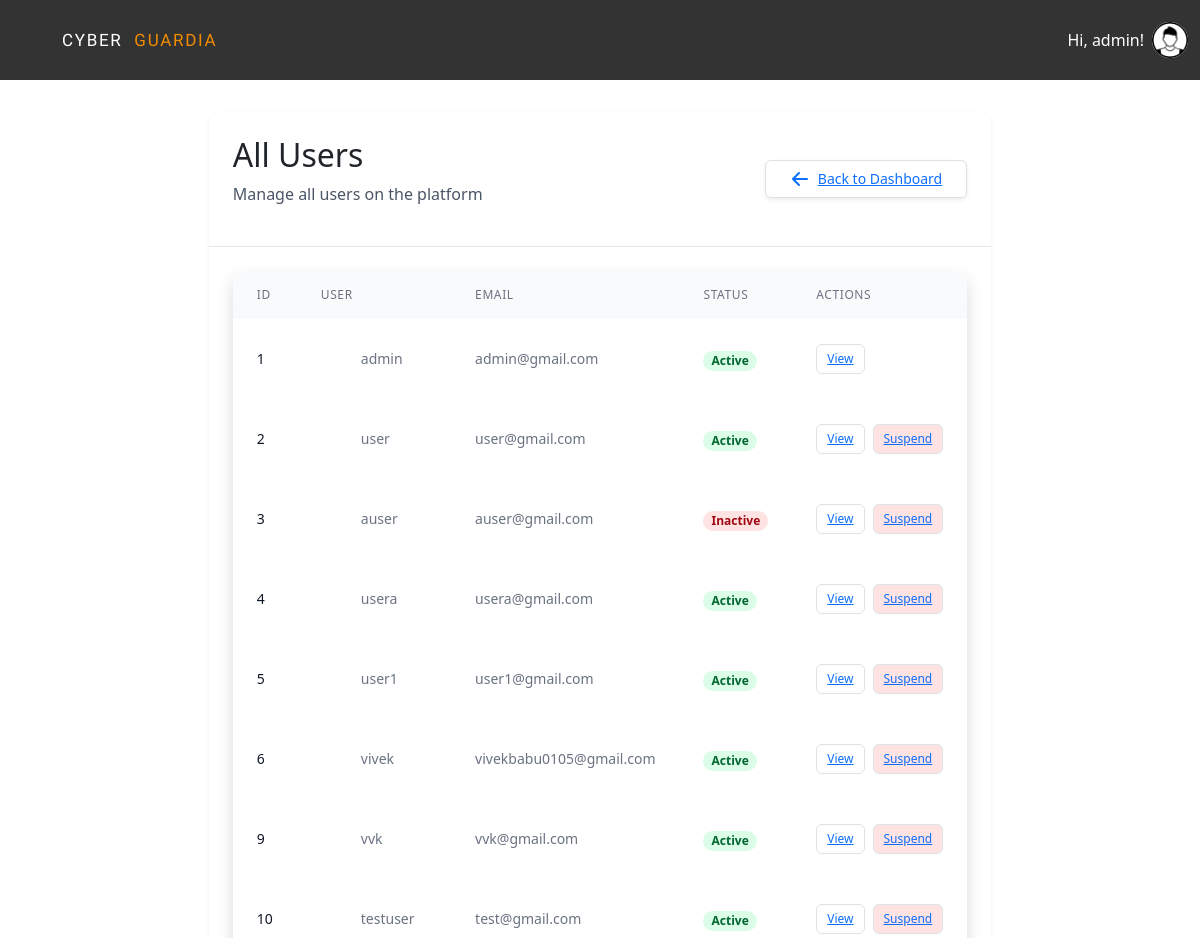
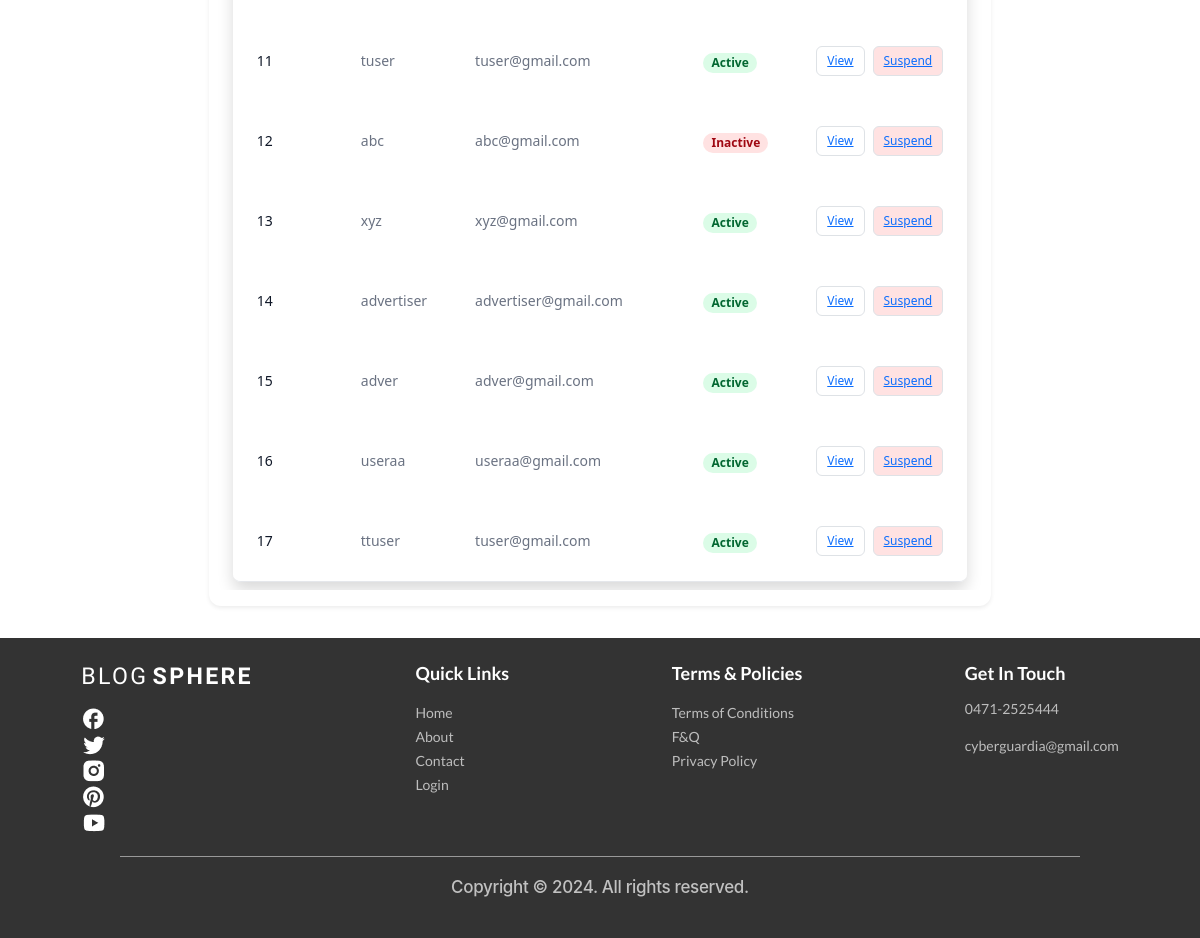
Page /admin_panel/users/ (signed in) on the earlier database version (2 pictures, top to bottom).
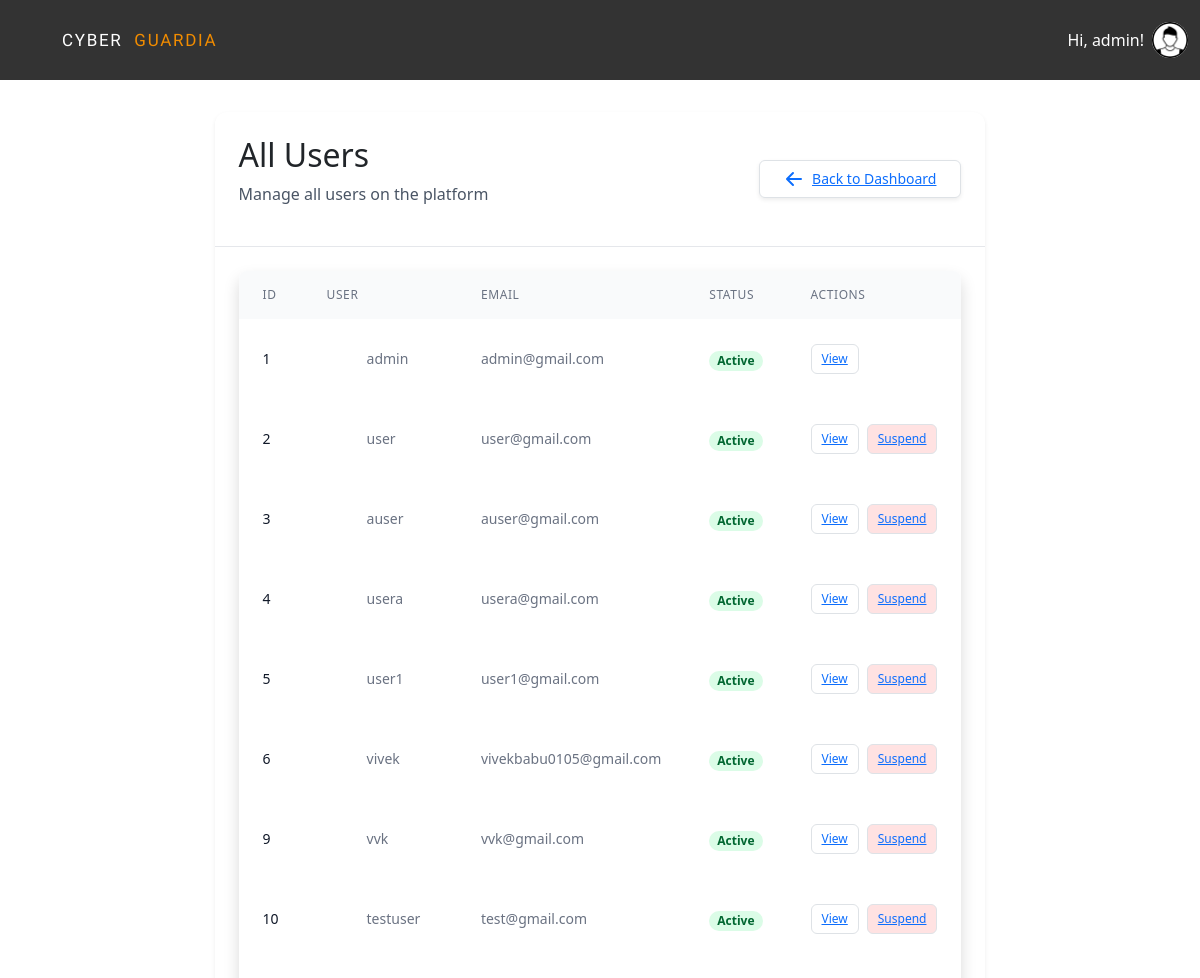
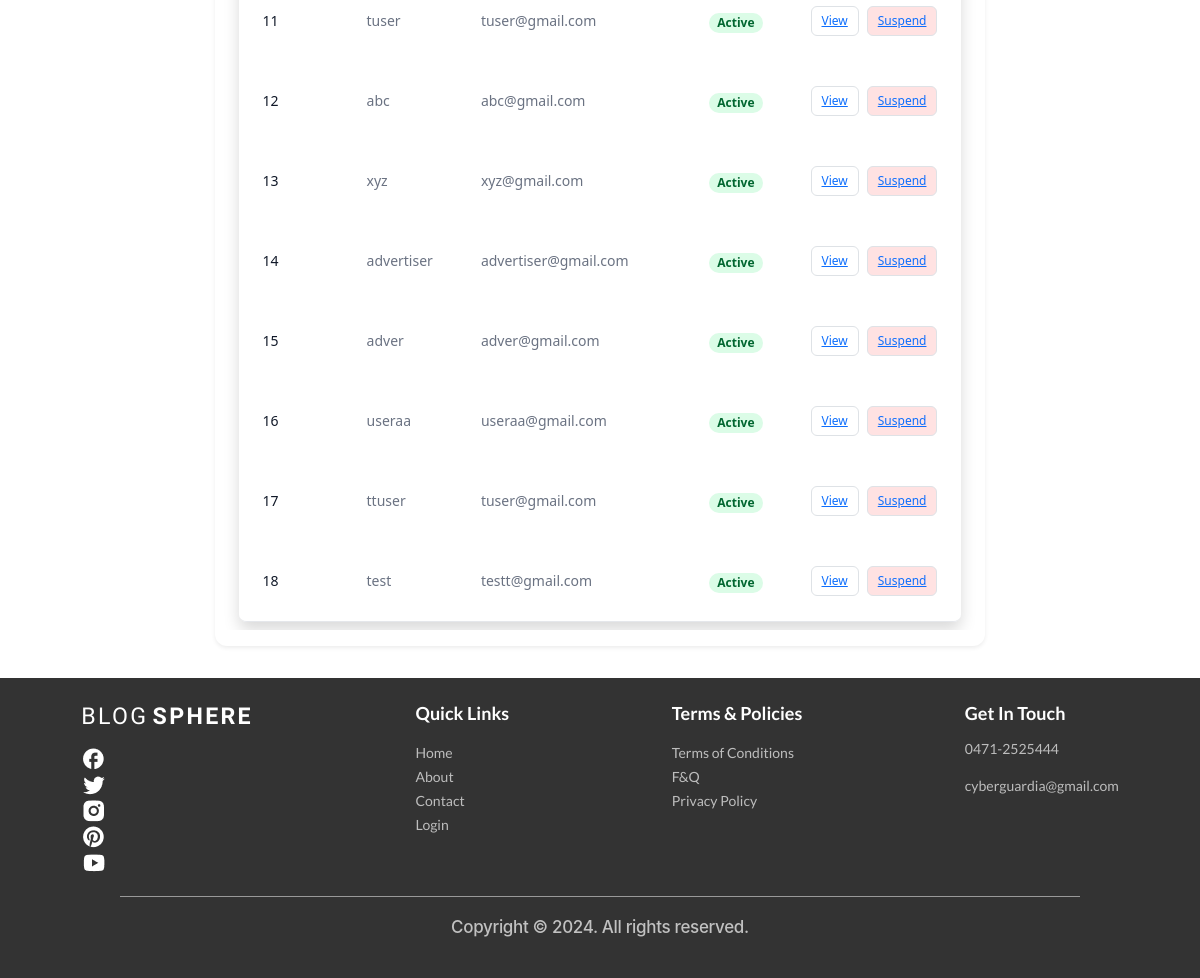
Same page on the later database version (2 pictures, top to bottom).
### account/models.py (models this page shows)
class User(AbstractUser):
    USER_TYPE_CHOICES = (
        ('normal', 'Normal User'),
        ('advertiser', 'Advertiser'),
    )
    user_type = models.CharField(max_length=20, choices=USER_TYPE_CHOICES, default='normal')

### admin_panel/views.py (the view)
# urls.py: path('users/', views.all_users, name='all_users'),
@never_cache
@login_required
@user_passes_test(is_admin)
def all_users(request):
    users = User.objects.all()
    return render(request, 'admin_panel/all_users.html', {'users':users})

### admin_panel/views.py (called while the page is built)
def is_admin(user):
    return user.is_superuser

### admin_panel/templates/admin_panel/all_users.html (shortened to what the changed rows need)
{% extends "base.html" %}
{% block content %}
<div class="max-w-7xl mx-auto px-4 sm:px-6 lg:px-8 py-8">
    <div class="bg-white dark:bg-gray-800 rounded-xl shadow-sm overflow-hidden">
        <div class="p-6 border-b border-gray-200 dark:border-gray-700 flex justify-between items-center">
            <div>
                <h2 class="text-2xl font-bold text-gray-900 dark:text-white">All Users</h2>
            </div>
        </div>
        <div class="p-6">
            <div class="flex flex-col">
                <div class="-my-2 overflow-x-auto sm:-mx-6 lg:-mx-8">
                    <div class="py-2 align-middle inline-block min-w-full sm:px-6 lg:px-8">
                        <div class="shadow overflow-hidden border-b border-gray-200 dark:border-gray-700 sm:rounded-lg">
                            <table class="min-w-full divide-y divide-gray-200 dark:divide-gray-700">
                                <thead class="bg-gray-50 dark:bg-gray-900">
                                    <tr>
                                        <th scope="col" class="px-6 py-3 text-left text-xs font-medium text-gray-500 dark:text-gray-400 uppercase tracking-wider">ID</th>
                                        <th scope="col" class="px-6 py-3 text-left text-xs font-medium text-gray-500 dark:text-gray-400 uppercase tracking-wider">User</th>
                                        <th scope="col" class="px-6 py-3 text-left text-xs font-medium text-gray-500 dark:text-gray-400 uppercase tracking-wider">Email</th>
                                        <th scope="col" class="px-6 py-3 text-left text-xs font-medium text-gray-500 dark:text-gray-400 uppercase tracking-wider">Status</th>
                                        <th scope="col" class="px-6 py-3 text-left text-xs font-medium text-gray-500 dark:text-gray-400 uppercase tracking-wider">Actions</th>
                                    </tr>
                                </thead>
                                <tbody class="bg-white dark:bg-gray-800 divide-y divide-gray-200 dark:divide-gray-700">
                                    {% for user in users %}
                                    <tr class="hover:bg-gray-50 dark:hover:bg-gray-700 transition-colors duration-150">
                                        <td class="px-6 py-4 whitespace-nowrap text-sm font-medium text-gray-900 dark:text-white">{{ user.id }}</td>
                                        <td class="px-6 py-4 whitespace-nowrap text-sm text-gray-500 dark:text-gray-400">
                                            <div class="flex items-center">
                                                <div class="h-8 w-8 rounded-full bg-primary-500 flex items-center justify-center text-white font-semibold mr-2">
                                                </div>
                                                <span>{{ user.username }}</span>
                                            </div>
                                        </td>
                                        <td class="px-6 py-4 whitespace-nowrap text-sm text-gray-500 dark:text-gray-400">{{ user.email }}</td>
                                        <td class="px-6 py-4 whitespace-nowrap">
                                            {% if user.is_active %}
                                            <span class="px-2 inline-flex text-xs leading-5 font-semibold rounded-full bg-green-100 text-green-800 dark:bg-green-900 dark:text-green-200">
                                                Active
                                            </span>
                                            {% else %}
                                            <span class="px-2 inline-flex text-xs leading-5 font-semibold rounded-full bg-red-100 text-red-800 dark:bg-red-900 dark:text-red-200">
                                                Inactive
                                            </span>
                                            {% endif %}
                                        </td>
                                        <td class="px-6 py-4 whitespace-nowrap text-sm font-medium">
                                            <div class="flex space-x-2">
                                                <a href="{% url 'user_profile_admin' user.username %}" class="inline-flex items-center px-2.5 py-1.5 border border-transparent text-xs font-medium rounded text-primary-700 bg-primary-100 hover:bg-primary-200 dark:bg-primary-900 dark:text-primary-300 dark:hover:bg-primary-800 focus:outline-none focus:ring-2 focus:ring-offset-2 focus:ring-primary-500">
                                                    View
                                                </a>
                                                {% if not user.is_superuser %}
                                                <a href="{% url 'suspend_user' user.id %}" class="inline-flex items-center px-2.5 py-1.5 border border-transparent text-xs font-medium rounded text-red-700 bg-red-100 hover:bg-red-200 dark:bg-red-900 dark:text-red-300 dark:hover:bg-red-800 focus:outline-none focus:ring-2 focus:ring-offset-2 focus:ring-red-500">
                                                    Suspend
                                                </a>
                                                {% endif %}
                                            </div>
                                        </td>
                                    </tr>
                                    {% empty %}
                                    <tr>
                                        <td colspan="5" class="px-6 py-4 text-center text-sm text-gray-500 dark:text-gray-400">No users found</td>
                                    </tr>
                                    {% endfor %}
                                </tbody>
                            </table>
                        </div>
                    </div>
                </div>
            </div>
        </div>
    </div>
</div>
{% endblock %}

### templates/base.html (shortened to what the changed rows need)
{% load static %}
<!doctype html>
<html>
    <head>
        <script src="https://cdn.jsdelivr.net/npm/@tailwindcss/browser@4"></script>
        <link
            rel="stylesheet"
            href="https://cdnjs.cloudflare.com/ajax/libs/font-awesome/6.0.0/css/all.min.css"
        />
        <link
            href="https://cdn.jsdelivr.net/npm/bootstrap@5.3.3/dist/css/bootstrap.min.css"
            rel="stylesheet"
        />
        <link
            rel="stylesheet"
            href="https://cdnjs.cloudflare.com/ajax/libs/font-awesome/6.7.2/css/fontawesome.min.css"
        />
        <link
            href="https://cdn.jsdelivr.net/npm/bootstrap-icons/font/bootstrap-icons.css"
            rel="stylesheet"
        />
        <link rel="stylesheet" href="{% static 'css/index.css' %}" />
        <link rel="stylesheet" href="font.css" />
    </head>
    <body class="min-h-screen flex flex-col">
        <nav class="navbar navbar-expand-sm">
            <div class="container-fluid">
                <div class="d-flex ms-auto">
                    {% if request.user.is_authenticated %}
                    <div class="relative" id="profile-dropdown">
                        <button onclick="toggleProfileMenu()" class="flex items-center gap-2 hover:text-orange-500 transition-colors cursor-pointer">
                            <div class="flex items-center gap-2">
                                <span class="nav-link navbar_links">Hi, {{user.username}}!</span>
                                <img src="{% if user.profile.profile_image %}{{ user.profile.profile_image.url }}{% else %}{% static 'Images/images.png' %}{% endif %}" alt="Profile" class="w-9 h-9 rounded-full"/>
                            </div>
                        </button>
                    </div>
                    {% endif %}
                </div>
            </div>
        </nav>
        {% block content %}
        {% endblock content %}
</body>
</html>

Differences in the rows shown:
changed User "auser": is_active "Inactive" → "Active"
changed User "abc": is_active "Inactive" → "Active"
added User: id "18", username "test", email "testt@gmail.com", is_active "Active", is_superuser "Suspend"
